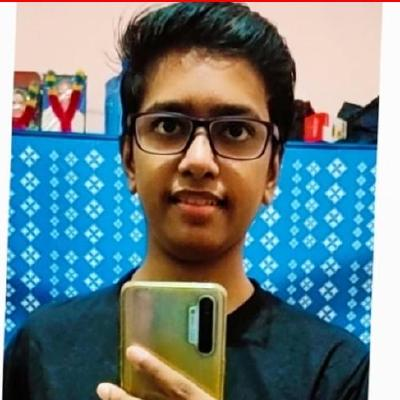
#> input picture Extract Faces/image.jpg, 400 x 400 px
$ python main.py image.jpg
#> lines starting #> are read from the running program, lines starting #| are printed output that depends on the picture; after the words box and inside, x2 and y2 are one past the last pixel; in counts of white or black regions, pixels touching at a corner belong together
# Required Libraries
import cv2
import sys

# argv[] function to get
# the path of the image
PathOfImage = sys.argv[1]

# Converting the image into
# Black and white
img = cv2.imread(PathOfImage)
#> img is the input picture: shape (400, 400, 3); mean B, G, R 131.6, 127.2, 106.8
blackandwhite = cv2.cvtColor(img, cv2.COLOR_BGR2GRAY)
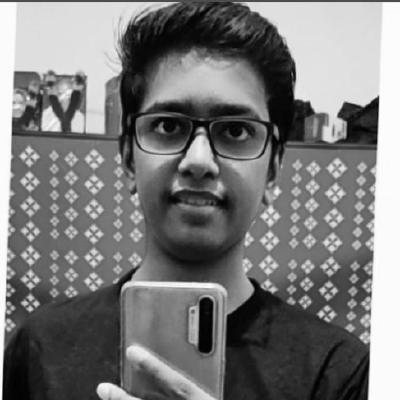
#> blackandwhite: shape (400, 400); min 0, max 255, mean 121.6

# Using Cascade Library
# From cv2
faceCascadeLib = cv2.CascadeClassifier(cv2.data.haarcascades + "haarcascade_frontalface_default.xml")

# Detecting Faces with size
# Bigger than (30,30) pixels
faces_detected = faceCascadeLib.detectMultiScale(
    blackandwhite,
    scaleFactor=1.3,
    minNeighbors=3,
    minSize=(30, 30)
)
#> faces_detected = [[101, 53, 200, 200]]

# No. of faces found
print("We Found {} Faces in the Image.".format(len(faces_detected)))
#| We Found 1 Faces in the Image.

# Now Crop the detected face
# in rectangle format
for (a, b, w, h) in faces_detected:
    cv2.rectangle(img, (a, b), (a + w, b + h), (0, 255, 0), 2)
    cropped_color = img[b:b + h, a:a + w]

    # Save the cropped image
    print("Face found. Saving cropped Image.")
    cv2.imwrite(str(w) + str(h) + '_face.jpg', cropped_color)
#> this loop made 1 pass
#| Face found. Saving cropped Image.
#> pass 1, `cropped_color = img[b:b + h, a:a + w]`:
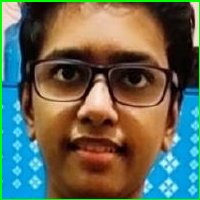
#> cropped_color: shape (200, 200, 3); mean B, G, R 88.2, 104.9, 99.6
#> after the loop:
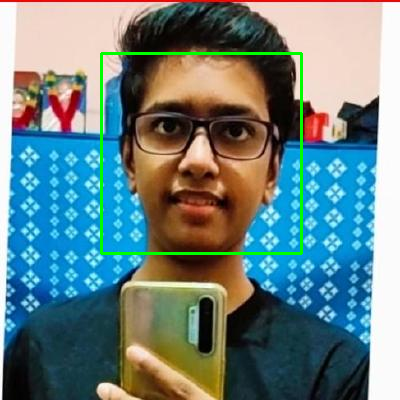
#> img: shape (400, 400, 3); 1.5% of pixels changed, all inside (x1, y1, x2, y2) = (100, 52, 303, 255)
